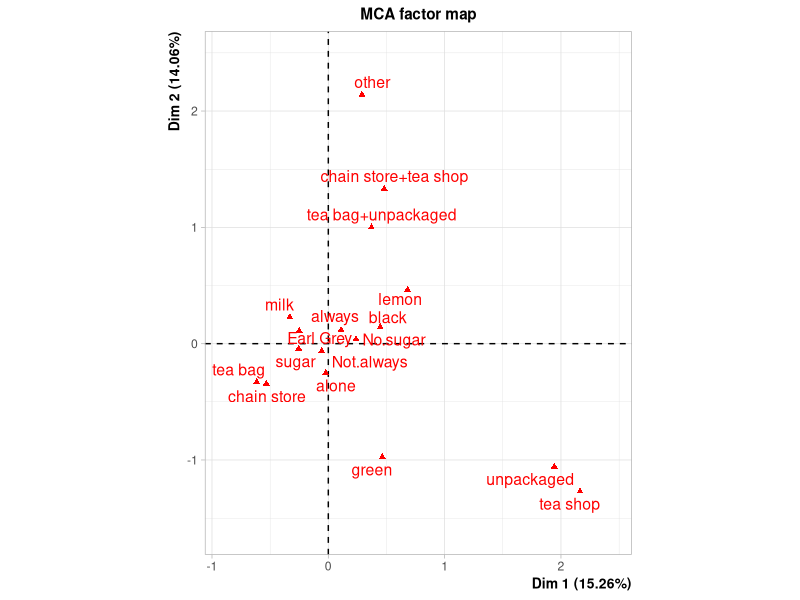
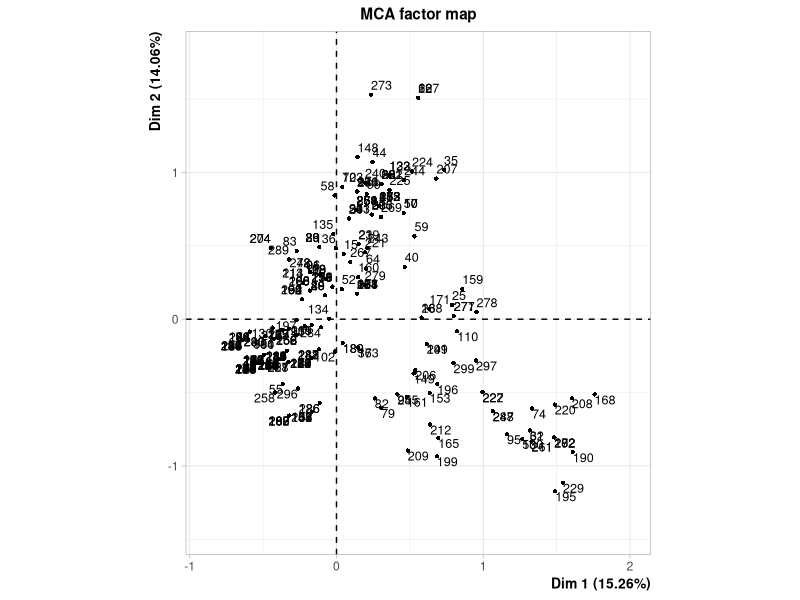
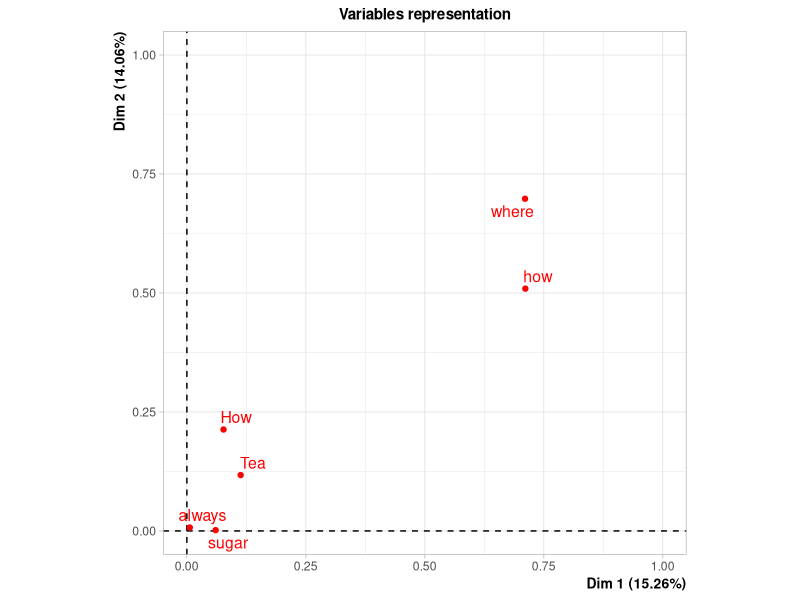
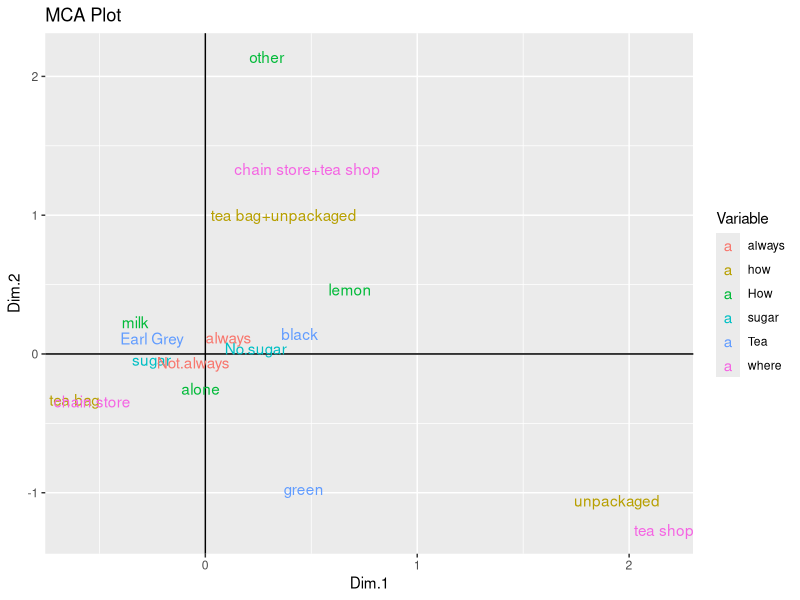
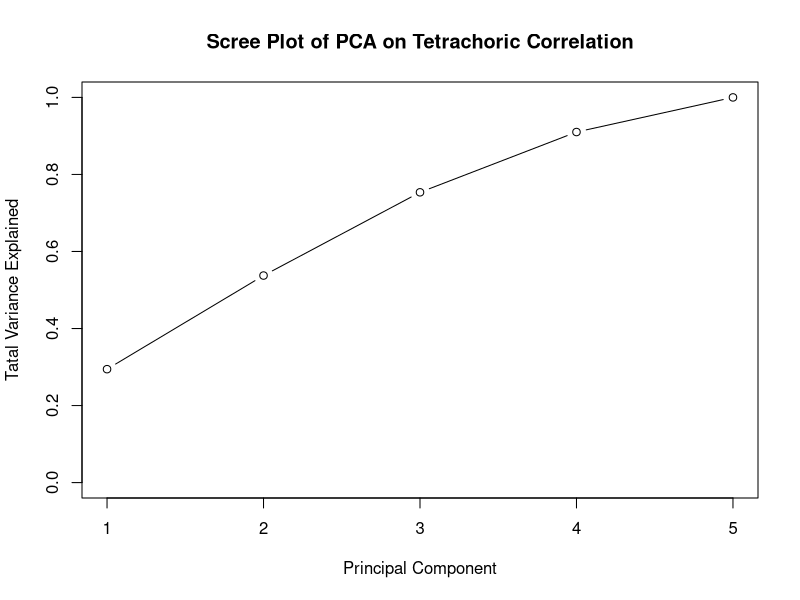

Recreate these plots in R, in order.
#The file contains R script for answers to question 3 of
#assignment 4. This is submitted for course work of Statistical
#Structures in Data, PGDBA 08, 2022-23 by Anurag Shukla (22BM6JP08)

#Importing Libraries
library("readxl")
library("FactoMineR")
library("ggplot2")
#Importing the Dataset
setwd("C:/Users/Anurag Shukla/Documents/pgdba/study/ISI/SSD/assignment2")
df <- read_excel("tea_data.xlsx", sheet = 1)
#Performing Multiple Correspondence Analysis
tea_mca <- MCA(df, graph = TRUE)
write.csv(tea_mca$eig, file = "mca_eigen.csv")
#Ploting the Data
cats = apply(df, 2, function(x) nlevels(as.factor(x)))
tea_vars_df = data.frame(tea_mca$var$coord, Variable = rep(names(cats), cats))
tea_obs_df = data.frame(tea_mca$ind$coord)
ggplot(data = tea_vars_df, aes(x = Dim.1, y = Dim.2, label = rownames(tea_vars_df))) + 
  geom_hline(yintercept = 0) + geom_vline(xintercept = 0) + geom_text(aes(colour = Variable)) + ggtitle("MCA Plot")

#Tetrachoric Correlation
library("psych")
df1 <- read_excel("tea_data.xlsx", sheet = 2)
tetra_corr <- tetrachoric(df1,y=NULL,correct=TRUE,smooth=TRUE,global=TRUE,weight=NULL,na.rm=TRUE,
            delete=TRUE)
#PCA
corr_mat <- tetra_corr$rho
write.csv(corr_mat, file = "tetra_corr.csv")
eig <- eigen(corr_mat)
eigen_values <- eig$values
#Proportional Variance
propoertion_var <- eigen_values/sum(eigen_values)
pca_scree <- cumsum(propoertion_var)
write.csv(pca_scree, file = "tetra_per_var.csv")
#Scree Plot
plot(pca_scree, xlab = "Principal Component",
     ylab = "Tatal Variance Explained",
     ylim = c(0, 1), type = "b",
     main = "Scree Plot of PCA on Tetrachoric Correlation")
#90% Variance Explained
which(pca_scree >= 0.9)[1]
